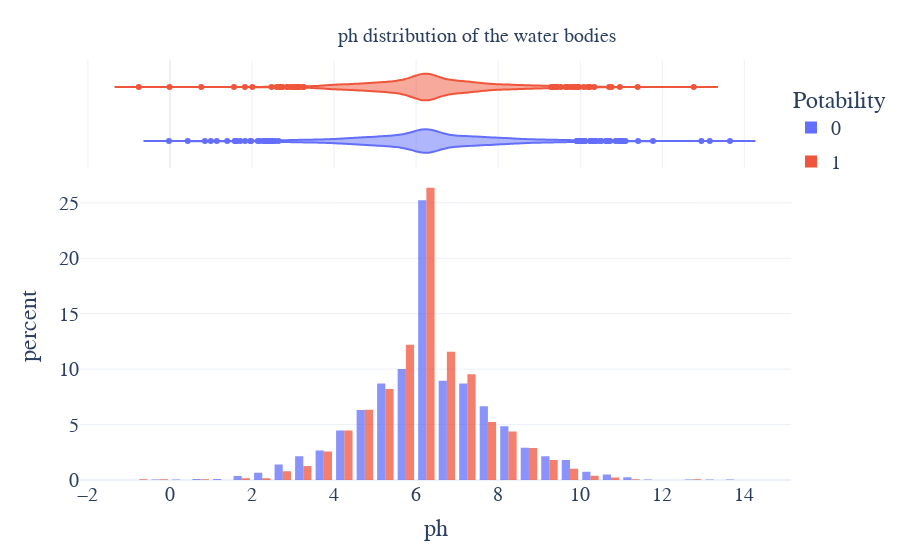
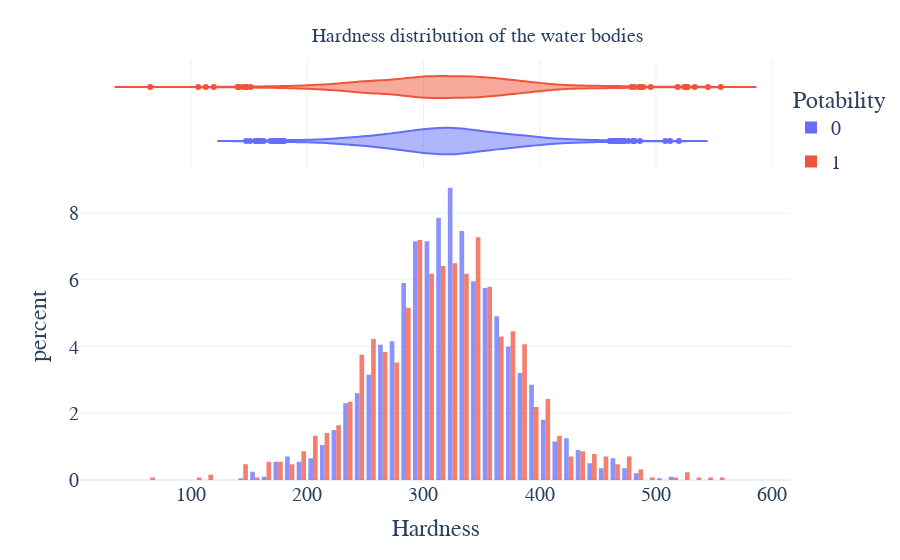
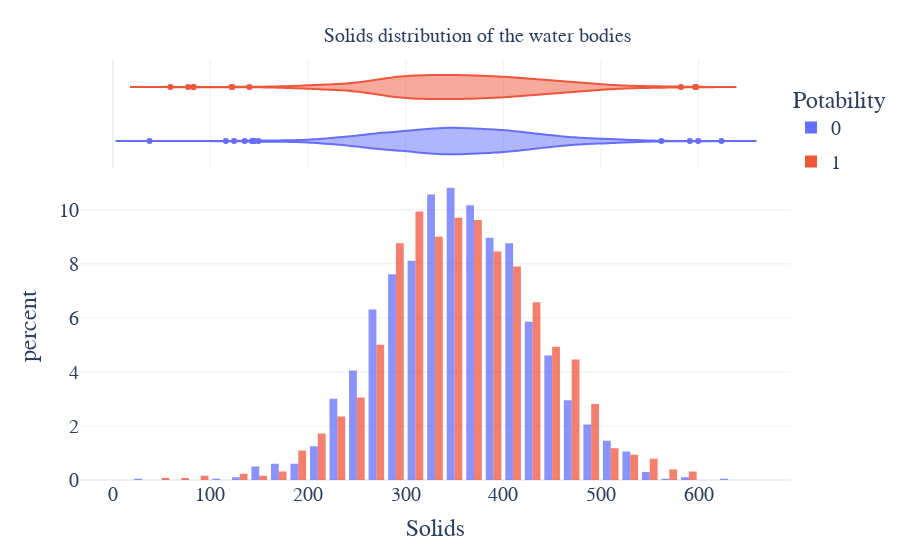
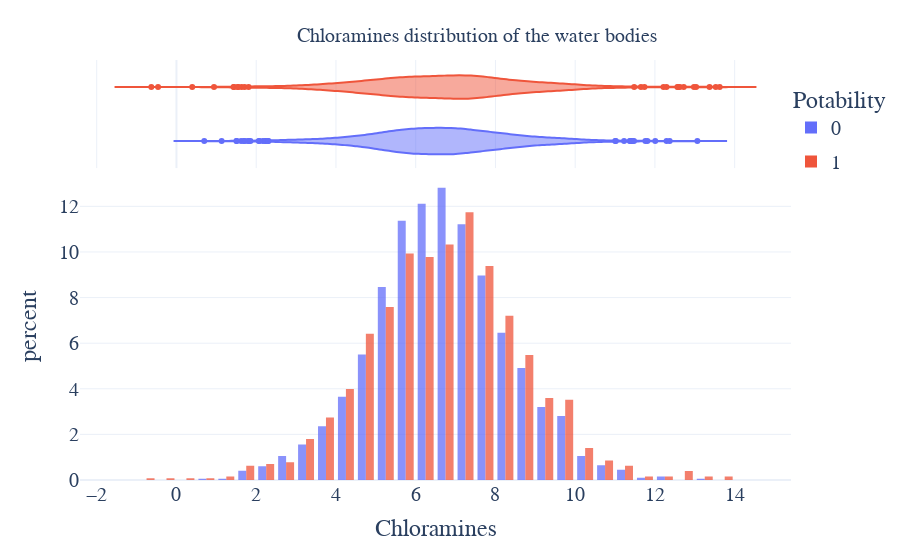

Here is the notebook cell these charts were saved with, in order:
### Code cell
print("A boxcox transformation clearly performs the best. Let's plot the corrected distributions")
for feature in df.columns[:-1]:
    histo_feature(df_sk_boxcox, feature)

### Figure 1 — Plotly figure (JSON) as saved in the notebook; plotly's stock layout.template omitted (floating-point values rounded to 4 significant figures; data arrays with more than 128 entries replaced by an {"elided": "..."} marker saying what was removed)
{"data": [{"alignmentgroup": "True", "bingroup": "x", "histnorm": "percent", "hovertemplate": "Potability=0<br>ph=%{x}<br>percent=%{y}<extra></extra>", "legendgroup": "0", "marker": {"color": "#636efa", "opacity": 0.75}, "name": "0", "nbinsx": 50, "offsetgroup": "0", "orientation": "v", "showlegend": true, "type": "histogram", "x": {"elided": "1997 float values"}, "xaxis": "x", "yaxis": "y"}, {"alignmentgroup": "True", "hovertemplate": "Potability=0<br>ph=%{x}<extra></extra>", "legendgroup": "0", "marker": {"color": "#636efa"}, "name": "0", "offsetgroup": "0", "scalegroup": "x", "showlegend": false, "type": "violin", "x": {"elided": "1997 float values"}, "xaxis": "x2", "yaxis": "y2"}, {"alignmentgroup": "True", "bingroup": "x", "histnorm": "percent", "hovertemplate": "Potability=1<br>ph=%{x}<br>percent=%{y}<extra></extra>", "legendgroup": "1", "marker": {"color": "#EF553B", "opacity": 0.75}, "name": "1", "nbinsx": 50, "offsetgroup": "1", "orientation": "v", "showlegend": true, "type": "histogram", "x": {"elided": "1278 float values"}, "xaxis": "x", "yaxis": "y"}, {"alignmentgroup": "True", "hovertemplate": "Potability=1<br>ph=%{x}<extra></extra>", "legendgroup": "1", "marker": {"color": "#EF553B"}, "name": "1", "offsetgroup": "1", "scalegroup": "x", "showlegend": false, "type": "violin", "x": {"elided": "1278 float values"}, "xaxis": "x2", "yaxis": "y2"}], "layout": {"barmode": "group", "font": {"family": "monospace", "size": 20}, "legend": {"borderwidth": 0, "title": {"text": "Potability"}, "tracegroupgap": 5, "x": 1, "y": 0.96}, "margin": {"t": 60}, "title": {"font": {"size": 20}, "text": "ph distribution of the water bodies", "x": 0.53, "y": 0.95}, "xaxis": {"anchor": "y", "domain": [0, 1], "title": {"text": "ph"}}, "xaxis2": {"anchor": "y2", "domain": [0, 1], "matches": "x", "showgrid": true, "showticklabels": false}, "yaxis": {"anchor": "x", "domain": [0, 0.7326], "title": {"text": "percent"}}, "yaxis2": {"anchor": "x2", "domain": [0.7426, 1], "matches": "y2", "showgrid": false, "showline": false, "showticklabels": false, "ticks": ""}}}

### Figure 2 — Plotly figure (JSON) as saved in the notebook; plotly's stock layout.template omitted (floating-point values rounded to 4 significant figures; data arrays with more than 128 entries replaced by an {"elided": "..."} marker saying what was removed)
{"data": [{"alignmentgroup": "True", "bingroup": "x", "histnorm": "percent", "hovertemplate": "Potability=0<br>Hardness=%{x}<br>percent=%{y}<extra></extra>", "legendgroup": "0", "marker": {"color": "#636efa", "opacity": 0.75}, "name": "0", "nbinsx": 50, "offsetgroup": "0", "orientation": "v", "showlegend": true, "type": "histogram", "x": {"elided": "1997 float values"}, "xaxis": "x", "yaxis": "y"}, {"alignmentgroup": "True", "hovertemplate": "Potability=0<br>Hardness=%{x}<extra></extra>", "legendgroup": "0", "marker": {"color": "#636efa"}, "name": "0", "offsetgroup": "0", "scalegroup": "x", "showlegend": false, "type": "violin", "x": {"elided": "1997 float values"}, "xaxis": "x2", "yaxis": "y2"}, {"alignmentgroup": "True", "bingroup": "x", "histnorm": "percent", "hovertemplate": "Potability=1<br>Hardness=%{x}<br>percent=%{y}<extra></extra>", "legendgroup": "1", "marker": {"color": "#EF553B", "opacity": 0.75}, "name": "1", "nbinsx": 50, "offsetgroup": "1", "orientation": "v", "showlegend": true, "type": "histogram", "x": {"elided": "1278 float values"}, "xaxis": "x", "yaxis": "y"}, {"alignmentgroup": "True", "hovertemplate": "Potability=1<br>Hardness=%{x}<extra></extra>", "legendgroup": "1", "marker": {"color": "#EF553B"}, "name": "1", "offsetgroup": "1", "scalegroup": "x", "showlegend": false, "type": "violin", "x": {"elided": "1278 float values"}, "xaxis": "x2", "yaxis": "y2"}], "layout": {"barmode": "group", "font": {"family": "monospace", "size": 20}, "legend": {"borderwidth": 0, "title": {"text": "Potability"}, "tracegroupgap": 5, "x": 1, "y": 0.96}, "margin": {"t": 60}, "title": {"font": {"size": 20}, "text": "Hardness distribution of the water bodies", "x": 0.53, "y": 0.95}, "xaxis": {"anchor": "y", "domain": [0, 1], "title": {"text": "Hardness"}}, "xaxis2": {"anchor": "y2", "domain": [0, 1], "matches": "x", "showgrid": true, "showticklabels": false}, "yaxis": {"anchor": "x", "domain": [0, 0.7326], "title": {"text": "percent"}}, "yaxis2": {"anchor": "x2", "domain": [0.7426, 1], "matches": "y2", "showgrid": false, "showline": false, "showticklabels": false, "ticks": ""}}}

### Figure 3 — Plotly figure (JSON) as saved in the notebook; plotly's stock layout.template omitted (floating-point values rounded to 4 significant figures; data arrays with more than 128 entries replaced by an {"elided": "..."} marker saying what was removed)
{"data": [{"alignmentgroup": "True", "bingroup": "x", "histnorm": "percent", "hovertemplate": "Potability=0<br>Solids=%{x}<br>percent=%{y}<extra></extra>", "legendgroup": "0", "marker": {"color": "#636efa", "opacity": 0.75}, "name": "0", "nbinsx": 50, "offsetgroup": "0", "orientation": "v", "showlegend": true, "type": "histogram", "x": {"elided": "1997 float values"}, "xaxis": "x", "yaxis": "y"}, {"alignmentgroup": "True", "hovertemplate": "Potability=0<br>Solids=%{x}<extra></extra>", "legendgroup": "0", "marker": {"color": "#636efa"}, "name": "0", "offsetgroup": "0", "scalegroup": "x", "showlegend": false, "type": "violin", "x": {"elided": "1997 float values"}, "xaxis": "x2", "yaxis": "y2"}, {"alignmentgroup": "True", "bingroup": "x", "histnorm": "percent", "hovertemplate": "Potability=1<br>Solids=%{x}<br>percent=%{y}<extra></extra>", "legendgroup": "1", "marker": {"color": "#EF553B", "opacity": 0.75}, "name": "1", "nbinsx": 50, "offsetgroup": "1", "orientation": "v", "showlegend": true, "type": "histogram", "x": {"elided": "1278 float values"}, "xaxis": "x", "yaxis": "y"}, {"alignmentgroup": "True", "hovertemplate": "Potability=1<br>Solids=%{x}<extra></extra>", "legendgroup": "1", "marker": {"color": "#EF553B"}, "name": "1", "offsetgroup": "1", "scalegroup": "x", "showlegend": false, "type": "violin", "x": {"elided": "1278 float values"}, "xaxis": "x2", "yaxis": "y2"}], "layout": {"barmode": "group", "font": {"family": "monospace", "size": 20}, "legend": {"borderwidth": 0, "title": {"text": "Potability"}, "tracegroupgap": 5, "x": 1, "y": 0.96}, "margin": {"t": 60}, "title": {"font": {"size": 20}, "text": "Solids distribution of the water bodies", "x": 0.53, "y": 0.95}, "xaxis": {"anchor": "y", "domain": [0, 1], "title": {"text": "Solids"}}, "xaxis2": {"anchor": "y2", "domain": [0, 1], "matches": "x", "showgrid": true, "showticklabels": false}, "yaxis": {"anchor": "x", "domain": [0, 0.7326], "title": {"text": "percent"}}, "yaxis2": {"anchor": "x2", "domain": [0.7426, 1], "matches": "y2", "showgrid": false, "showline": false, "showticklabels": false, "ticks": ""}}}

### Figure 4 — Plotly figure (JSON) as saved in the notebook; plotly's stock layout.template omitted (floating-point values rounded to 4 significant figures; data arrays with more than 128 entries replaced by an {"elided": "..."} marker saying what was removed)
{"data": [{"alignmentgroup": "True", "bingroup": "x", "histnorm": "percent", "hovertemplate": "Potability=0<br>Chloramines=%{x}<br>percent=%{y}<extra></extra>", "legendgroup": "0", "marker": {"color": "#636efa", "opacity": 0.75}, "name": "0", "nbinsx": 50, "offsetgroup": "0", "orientation": "v", "showlegend": true, "type": "histogram", "x": {"elided": "1997 float values"}, "xaxis": "x", "yaxis": "y"}, {"alignmentgroup": "True", "hovertemplate": "Potability=0<br>Chloramines=%{x}<extra></extra>", "legendgroup": "0", "marker": {"color": "#636efa"}, "name": "0", "offsetgroup": "0", "scalegroup": "x", "showlegend": false, "type": "violin", "x": {"elided": "1997 float values"}, "xaxis": "x2", "yaxis": "y2"}, {"alignmentgroup": "True", "bingroup": "x", "histnorm": "percent", "hovertemplate": "Potability=1<br>Chloramines=%{x}<br>percent=%{y}<extra></extra>", "legendgroup": "1", "marker": {"color": "#EF553B", "opacity": 0.75}, "name": "1", "nbinsx": 50, "offsetgroup": "1", "orientation": "v", "showlegend": true, "type": "histogram", "x": {"elided": "1278 float values"}, "xaxis": "x", "yaxis": "y"}, {"alignmentgroup": "True", "hovertemplate": "Potability=1<br>Chloramines=%{x}<extra></extra>", "legendgroup": "1", "marker": {"color": "#EF553B"}, "name": "1", "offsetgroup": "1", "scalegroup": "x", "showlegend": false, "type": "violin", "x": {"elided": "1278 float values"}, "xaxis": "x2", "yaxis": "y2"}], "layout": {"barmode": "group", "font": {"family": "monospace", "size": 20}, "legend": {"borderwidth": 0, "title": {"text": "Potability"}, "tracegroupgap": 5, "x": 1, "y": 0.96}, "margin": {"t": 60}, "title": {"font": {"size": 20}, "text": "Chloramines distribution of the water bodies", "x": 0.53, "y": 0.95}, "xaxis": {"anchor": "y", "domain": [0, 1], "title": {"text": "Chloramines"}}, "xaxis2": {"anchor": "y2", "domain": [0, 1], "matches": "x", "showgrid": true, "showticklabels": false}, "yaxis": {"anchor": "x", "domain": [0, 0.7326], "title": {"text": "percent"}}, "yaxis2": {"anchor": "x2", "domain": [0.7426, 1], "matches": "y2", "showgrid": false, "showline": false, "showticklabels": false, "ticks": ""}}}
